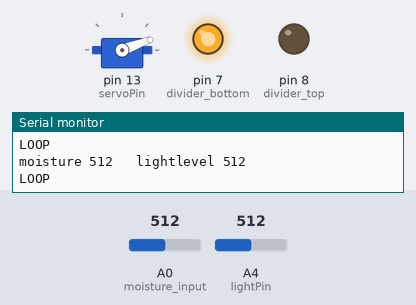
A sketch run on a simulated Arduino Uno, built with avr-gcc and run on an emulated ATmega328P. Shown: servo, output pins drawn as LEDs (lit = HIGH), the last lines printed to the serial monitor. Dashed ring = blinking. The inputs (shaded band) are chosen by the test bench; at power-on: A0 (moisture_input) = 512, A4 (lightPin) = 512.

Above: at 7.3 s.
7.4 s: A0 (moisture_input) set to 190
At 14.3 s:
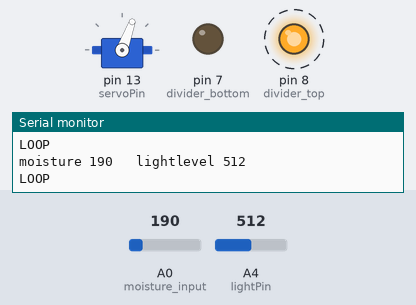
17.0 s: A0 (moisture_input) set to 209
At 18.8 s:
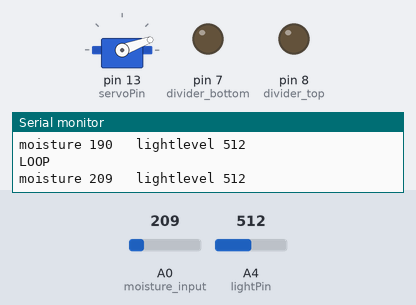
25.0 s: A0 (moisture_input) set to 122
At 27.3 s:
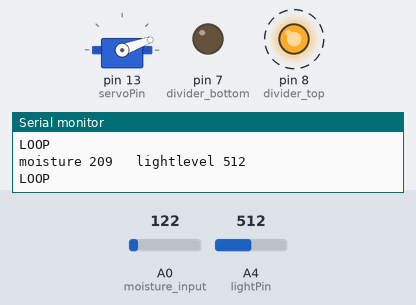
Timing chart, 0 to 38.0 s (numbered marks = the images above; inputs shaded):
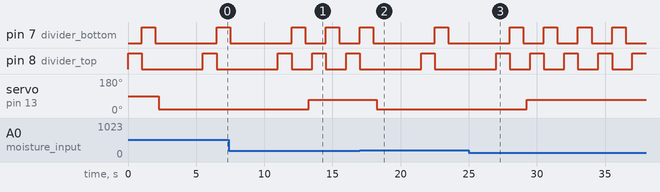

The sketch:

servoTest.ino
```cpp
// garden test #!


#include <Servo.h>

boolean valveState;

#define openAngle   70   // angle for released
#define closedAngle 20 // angle for pinched

#define OPEN 70
#define CLOSE 20

#define moisture_input 0
#define divider_top    8
#define divider_bottom 7

#define servoPin 13
#define lightPin A4


int lightLevel;
int moistureLevel;

Servo valveServo;

void setup() {

 Serial.begin(9600);

}

void loop() {
  Serial.println("LOOP");

  int moistureLevel = SoilMoisture();
  int lightLevel = analogRead(lightPin);

  String levels = "";
  levels += "moisture ";
  levels += moistureLevel;
  levels += "\t lightlevel ";
  levels += lightLevel;

  Serial.println(levels);

  if (moistureLevel < 200) {
    // need to water
     pinchValve(OPEN);
    // delay(3000);
  }

  if (moistureLevel > 200) {
    // stop watering
      pinchValve(CLOSE);
      delay(3000);
  }
}


void pinchValve(int state) {
   valveServo.attach(servoPin);
   delay(250);
   valveServo.write(state);
   delay(250);
   valveServo.detach();

}

int SoilMoisture(){

  int reading;
  // set driver pins to outputs
  pinMode(divider_top,OUTPUT);
  pinMode(divider_bottom,OUTPUT);

  // drive a current through the divider in one direction
  digitalWrite(divider_top,HIGH);
  digitalWrite(divider_bottom,LOW);

  // wait a moment for capacitance effects to settle
  delay(1000);

  // take a reading
  reading=analogRead(moisture_input);

  // reverse the current
  digitalWrite(divider_top,LOW);
  digitalWrite(divider_bottom,HIGH);

  // give as much time in 'revers'e as in 'forward'
  delay(1000);

  // stop the current
  digitalWrite(divider_bottom,LOW);

  return reading;

}
```

Measured:
- the behaviour switches between 200 and 201 on A0 (moisture_input) (found by bisection; images 1 and 2)
- after the input at 7.4 s, servo on pin 13 (servoPin): 20° → 70° after 5.9 s
- after the input at 17.0 s, pin 7 (divider_bottom): LOW → HIGH after 5.5 s, → LOW 1.0 s later; servo on pin 13 (servoPin): 70° → 20° after 1.3 s
- after the input at 25.0 s, pin 7 (divider_bottom): alternates HIGH for 1.0 s and LOW for 1.5 s, starting after 5.5 s; pin 8 (divider_top): alternates HIGH for 1.0 s and LOW for 1.5 s, starting after 4.5 s; servo on pin 13 (servoPin): 20° → 70° after 4.3 s
- by itself, pin 8 (divider_top): alternates HIGH for 1.0 s and LOW for 1.5 s
